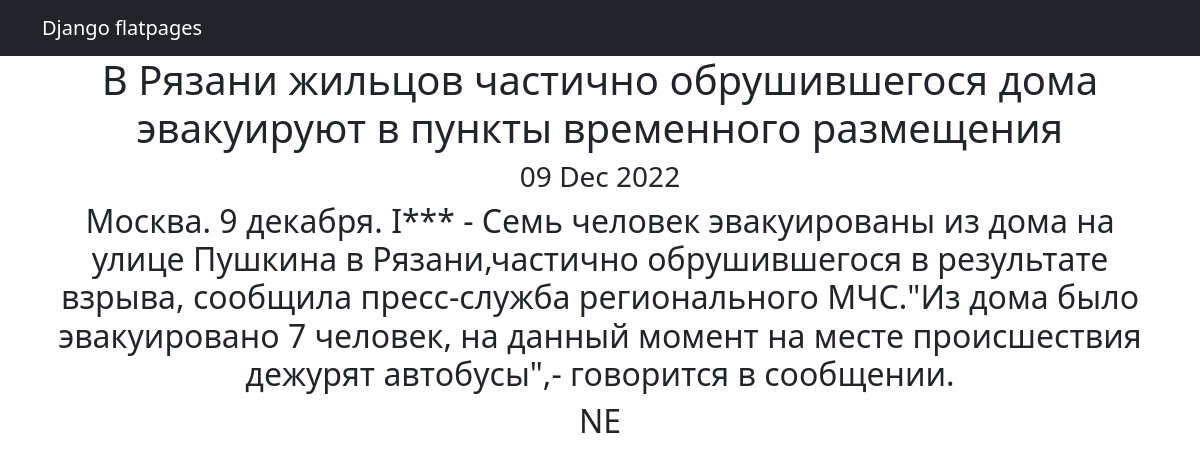
Screenshot of /news/1 with the database file from the repository.
### news/models.py (models this page shows, shortened)
class Post(models.Model):
    author = models.ForeignKey(Author, on_delete=models.CASCADE)
    type_of_post = models.CharField(max_length=2, choices=type_post)
    time_in = models.DateTimeField(auto_now_add=True)
    title = models.CharField(max_length=255)
    text = models.TextField()
    rating_post = models.IntegerField(default=0)
    post_category = models.ManyToManyField(Category, through='PostCategory')
    @property
    def rating(self):
        return self.rating_post

### news/views.py (the view)
# urls.py: path('news/<int:pk>', NewsDetail.as_view(), name='post_details'),
class NewsDetail(DetailView):
    model = Post
    template_name = 'post.html'
    context_object_name = 'post'
    def get_object(self, *args, **kwargs):  # переопределяем метод получения объекта, как ни странно
        obj = cache.get(f'post-{self.kwargs["pk"]}',
                        None)  # кэш очень похож на словарь, и метод get действует так же. Он забирает значение по ключу, если его нет, то забирает None.
        if not obj:
            obj = super().get_object(queryset=self.queryset)
            cache.set(f'post-{self.kwargs["pk"]}', obj)
        return obj

### news/templatetags/custom_filter.py (called while the page is built)
@register.filter()
def censor(value: str) -> str:
    CURRENCY_WORDS = {'INTERFAX.RU':True,
                      'умерших': True
                      }
    try:
        if not isinstance(value, str):
            raise Exception('Error')
        a = value
        for word in list(CURRENCY_WORDS.keys()):
            if word in a:
                a = a.replace(word, f'{word[:1]}***')
            if word.capitalize() in a:
                a = a.replace(word.capitalize(), f'{word[:1].capitalize()}***')
        return a
    except Exception as e:
        print(e)

### templates/post.html (shortened to what this page needs)
{% extends 'flatpages/default.html' %}
{% load custom_filter %}
{% block content %}
<h1>{{ post.title }}</h1>
<h3>{{ post.time_in|date:'d M Y' }}</h3>
<h2>{{ post.text|censor }}</h2>
<h2>{{ post.type_of_post }}</h2>
{% endblock content %}

### rows the page displays
Post: title "В Рязани жильцов частично обрушившегося дома эвакуируют в пункты временного размещения", time_in "09 Dec 2022", text|censor "Москва. 9 декабря. I*** - Семь человек эвакуированы из дома на улице Пушкина в Рязани,частично обрушившегося в результате взрыва, сообщила пресс-служба регионального МЧС.\"Из дома было эвакуировано 7 человек, на данный момент на месте происшествия дежурят автобусы\",- говорится в сообщении.", type_of_post "NE"
